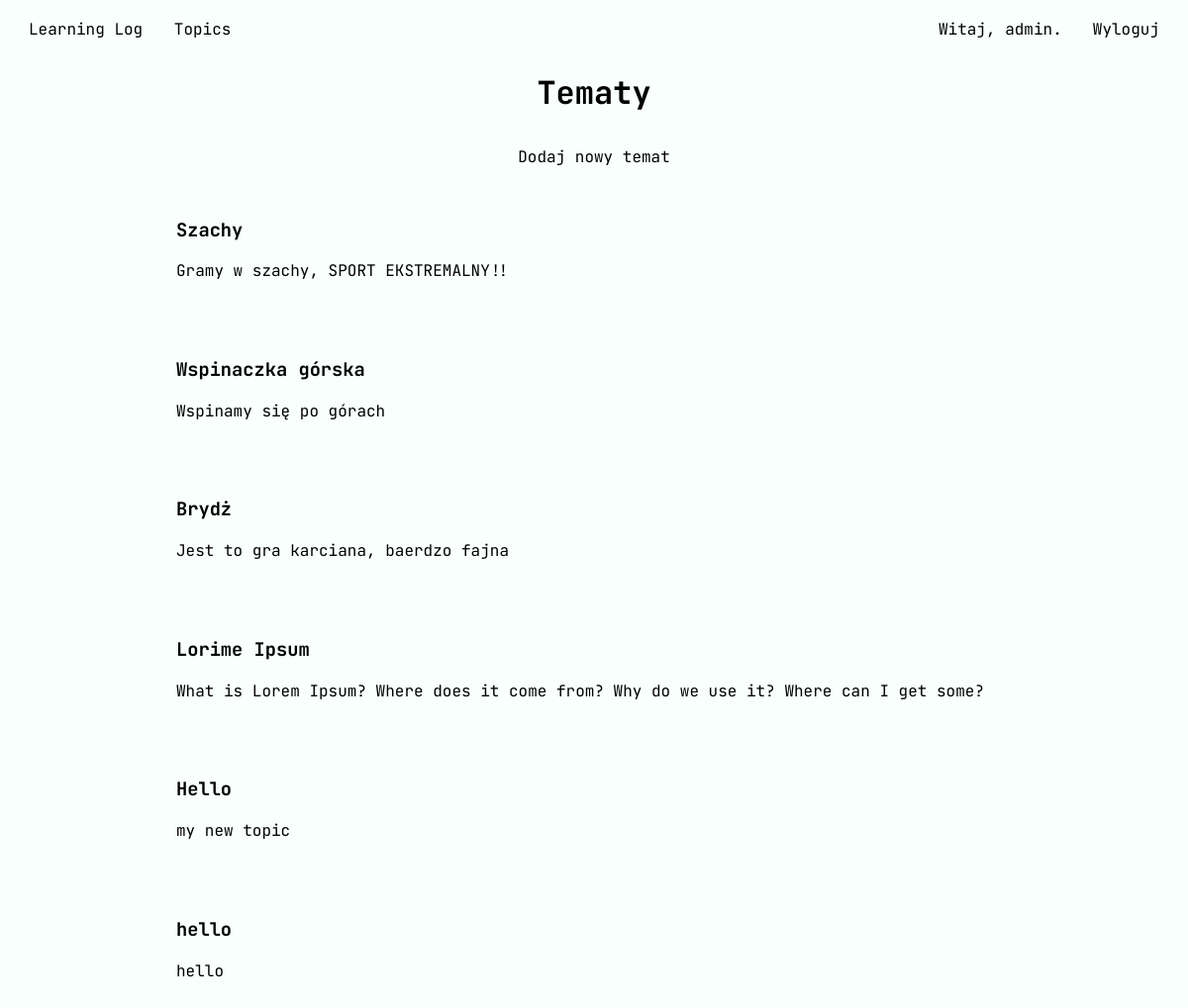
The app's page /topics/ (signed in) with its own data.
### learning_logs/models.py (models this page shows, shortened)
class Topic(models.Model):
    text = models.CharField(max_length=100)
    desc = models.CharField(max_length=250, default="")
    date_added = models.DateTimeField(auto_now_add=True)

### learning_logs/views.py (the view)
# urls.py: path('topics/', views.topics, name='topics'),
@login_required
def topics(request):
    topics = Topic.objects.order_by('date_added')
    count = len(topics)
    context = {'topics': topics, 'count':count}
    return render(request, 'learning_logs/topics.html', context)

### learning_logs/templates/learning_logs/topics.html (shortened to what this page needs)
{% extends "learning_logs/base.html" %}
{% block content %}
<div class="topic_entries">
  <h1 id="topics_topic">Tematy</h1>
  <a href="{% url 'learning_logs:new_topic' %}">Dodaj nowy temat</a>
  {% for topic in topics %}
  <div class="topic_entry">
    <a href="{% url 'learning_logs:topic' topic.id %}">
      <h3>{{ topic.text }}</h3>
      <p>{{ topic.desc }}</p>
    </a>
  </div>
{% empty %}
  <div>
    <h3>Nie został jeszcze dodany żaden temat.</h3>
  </div>
{% endfor %}
</div>
{% endblock content %}

### learning_logs/templates/learning_logs/base.html (shortened to what this page needs)
{% load static %}
<link rel="stylesheet" href="{% static 'base.css' %}">
<head>
</head>
<html>
<body>
<div class="toolbar">
    <div class="options">
        <a href="{% url 'learning_logs:index' %}">Learning Log</a>
        <a href="{% url 'learning_logs:topics' %}">Topics</a>
    </div>
    <div class="user-login">
        {% if user.is_authenticated %}
            <p>Witaj, {{ user.username }}.</p>
            <a href="{% url 'users:logout' %}">Wyloguj</a>
        {% else %}
            <a href="{% url 'users:register' %}">Rejestruj</a>
            <a href="{% url 'users:login' %}">Zaloguj</a>
        {% endif %}
    </div>
</div>
{% block content %}{% endblock content %}
</body>
</html>

### learning_logs/static/base.css (style rules this page uses)
html { width: device-width; height: device-height; font-family: 'JetBrains Mono', monospace; background-color: #f8fffc ; color: rgb(0, 0, 0); margin: 0px 10px 0; }
.toolbar { display: flex; flex-direction: row; align-items: baseline; width: 100%; padding: 0 auto; }
.toolbar .options { width: fit-content; }
.toolbar .user-login { display: flex; flex-grow: 3; flex-direction: row; align-items: baseline; justify-content: right; }
.toolbar .user-login p { margin: 0 20px 0 0; }
a { text-decoration: none; color: black; margin: 1px; padding: 10px; }
#topics_topic { text-align: center; }
.topic_entries { display: flex; flex-direction: column; align-items: center; justify-content: center; width: fit-content; margin: 0 auto; }
.topic_entry a { text-decoration: none; color: black; width: 100%; height: 100%; }
.topic_entry { width: 100%; margin: 6px; padding: 4px 8px 4px 8px; display: flex; }

### records on screen
Topic: text "Szachy", desc "Gramy w szachy, SPORT EKSTREMALNY!!"
Topic: text "Wspinaczka górska", desc "Wspinamy się po górach"
Topic: text "Brydż", desc "Jest to gra karciana, baerdzo fajna"
Topic: text "Lorime Ipsum", desc "What is Lorem Ipsum? Where does it come from? Why do we use it? Where can I get some?"
Topic: text "Hello", desc "my new topic"
Topic: text "hello", desc "hello"

### other values on screen
{{ user.username }} "admin"
